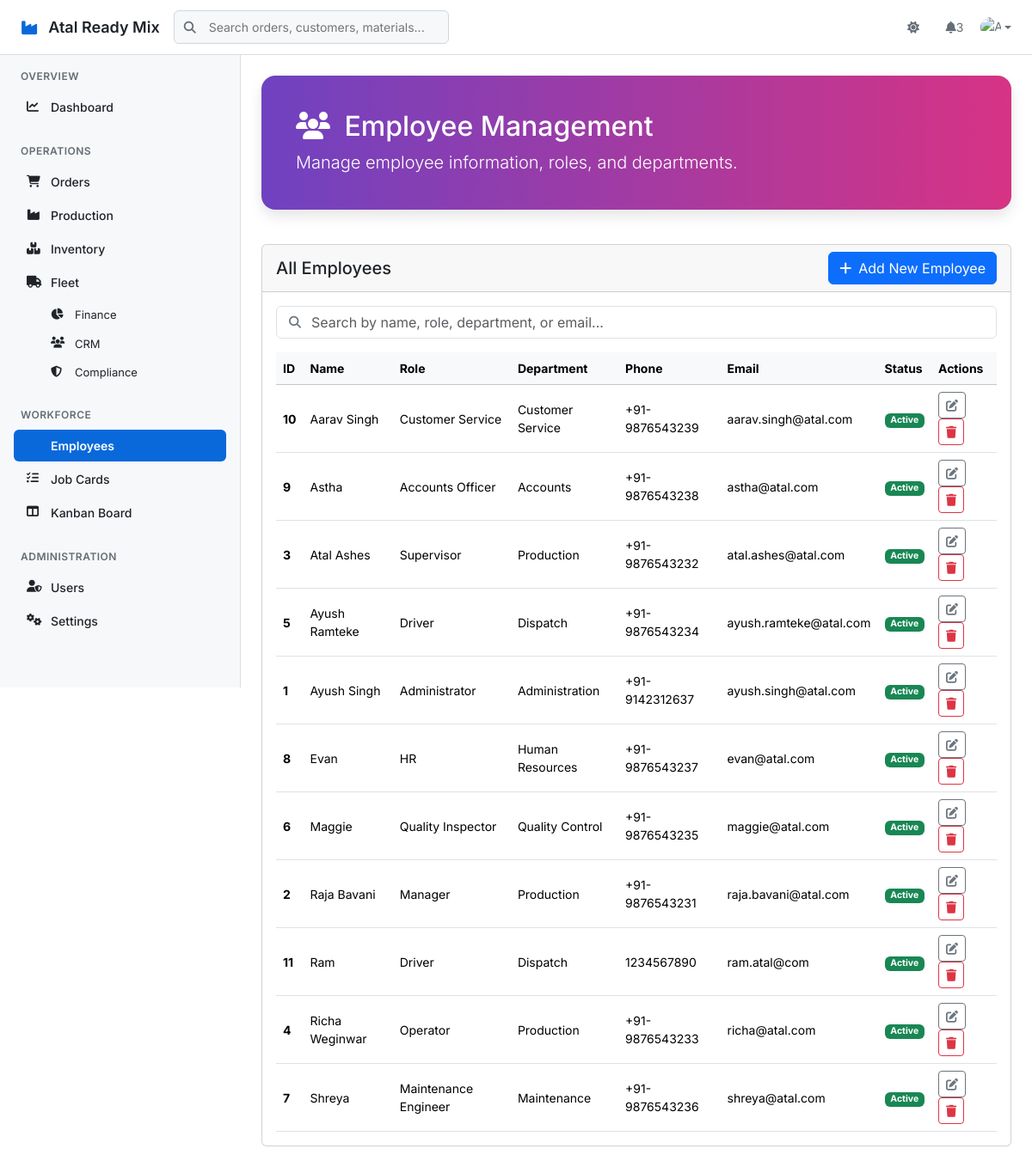
/erp/employees (signed in), run on the app's committed database.
### tables this page shows
CREATE TABLE Employees (
    EmployeeID INTEGER PRIMARY KEY AUTOINCREMENT,
    Name TEXT,
    RoleID INTEGER,
    DepartmentID INTEGER,
    Phone TEXT,
    Email TEXT,
    DateOfJoining DATE,
    Status TEXT,
    FOREIGN KEY (RoleID) REFERENCES Roles(RoleID),
    FOREIGN KEY (DepartmentID) REFERENCES Departments(DepartmentID)
);

CREATE TABLE Roles (
    RoleID INTEGER PRIMARY KEY AUTOINCREMENT,
    RoleName TEXT NOT NULL
);

CREATE TABLE Departments (
    DepartmentID INTEGER PRIMARY KEY AUTOINCREMENT,
    DepartmentName TEXT NOT NULL
);

### app.py (the view, shortened to what this page needs)
@app.route('/erp/employees', methods=['GET', 'POST'])
@login_required
def erp_employees():
    conn = get_db_connection()
    employees = conn.execute('SELECT e.*, r.RoleName, d.DepartmentName FROM Employees e LEFT JOIN Roles r ON e.RoleID = r.RoleID LEFT JOIN Departments d ON e.DepartmentID = d.DepartmentID ORDER BY e.Name').fetchall()
    roles = conn.execute('SELECT * FROM Roles').fetchall()
    departments = conn.execute('SELECT * FROM Departments').fetchall()
    conn.close()
    return render_template('erp/employees.html', employees=employees, roles=roles, departments=departments)

### app.py (called while the page is built)
def get_db_connection():
    conn = sqlite3.connect(DATABASE, timeout=10)
    conn.row_factory = sqlite3.Row
    return conn

def login_required(f):
    @wraps(f)
    def decorated_function(*args, **kwargs):
        if 'user_id' not in session:
            return redirect(url_for('login'))
        return f(*args, **kwargs)
    return decorated_function

### templates/erp/employees.html (shortened to what this page needs)
{% extends "base.html" %}
{% block content %}
<div class="main-header">
    <h2><i class="fas fa-users me-2"></i> Employee Management</h2>
    <p class="lead mb-0">Manage employee information, roles, and departments.</p>
</div>
<div class="row">
    <div class="col-12">
        <div class="card">
            <div class="card-header d-flex justify-content-between align-items-center">
                <h5 class="mb-0">All Employees</h5>
                <button class="btn btn-primary" id="add-employee-btn"><i class="fas fa-plus me-2"></i>Add New Employee</button>
            </div>
            <div class="card-body">
                <div class="mb-3 search-bar">
                    <i class="fas fa-search"></i>
                    <input type="text" id="employeeSearch" class="form-control" placeholder="Search by name, role, department, or email...">
                </div>
                <div class="table-responsive">
                    <table class="table table-hover mb-0">
                        <thead class="table-light">
                            <tr>
                                <th>ID</th>
                                <th>Name</th>
                                <th>Role</th>
                                <th>Department</th>
                                <th>Phone</th>
                                <th>Email</th>
                                <th>Status</th>
                                <th>Actions</th>
                            </tr>
                        </thead>
                        <tbody id="employeesTableBody">
                            {% for employee in employees %}
                            <tr>
                                <td><strong>{{ employee.EmployeeID }}</strong></td>
                                <td>{{ employee.Name }}</td>
                                <td>{{ employee.RoleName or 'N/A' }}</td>
                                <td>{{ employee.DepartmentName or 'N/A' }}</td>
                                <td>{{ employee.Phone }}</td>
                                <td>{{ employee.Email }}</td>
                                <td>
                                    <span class="badge bg-{% if employee.Status == 'Active' %}success{% else %}secondary{% endif %}">
                                        {{ employee.Status }}
                                    </span>
                                </td>
                                <td>
                                    <button class="btn btn-sm btn-outline-secondary edit-btn"
                                            data-id="{{ employee.EmployeeID }}"
                                            data-name="{{ employee.Name }}"
                                            data-role="{{ employee.RoleID }}"
                                            data-department="{{ employee.DepartmentID }}"
                                            data-phone="{{ employee.Phone }}"
                                            data-email="{{ employee.Email }}"
                                            data-status="{{ employee.Status }}">
                                        <i class="fas fa-edit"></i>
                                    </button>
                                    <button class="btn btn-sm btn-outline-danger delete-btn"
                                            data-id="{{ employee.EmployeeID }}"
                                            data-name="{{ employee.Name }}">
                                        <i class="fas fa-trash"></i>
                                    </button>
                                </td>
                            </tr>
                            {% endfor %}
                        </tbody>
                    </table>
                </div>
            </div>
        </div>
    </div>
</div>
{% endblock %}

### templates/base.html (style rules this page uses)
:root { --color-canvas-default: #ffffff; --color-canvas-subtle: #f6f8fa; --color-canvas-inset: #f6f8fa; --color-border-default: #d0d7de; --color-border-muted: #d8dee4; --color-fg-default: #1f2328; --color-fg-muted: #656d76; --color-fg-subtle: #6e7781; --color-accent-fg: #0969da; --color-accent-emphasis: #0969da; --color-success-fg: #1a7f37; --color-danger-fg: #d1242f; --color-warning-fg: #9a6700; --color-neutral-muted: rgba(175,184,193,0.2); --color-primer-shadow-focus: 0 0 0 3px rgba(9,105,218,0.3); --header-height: 64px; --sidebar-width: 280px; }
* { box-sizing: border-box; }
body { font-family: 'Inter', -apple-system, BlinkMacSystemFont, 'Segoe UI', sans-serif; font-size: 14px; line-height: 1.5; color: var(--color-fg-default); background-color: var(--color-canvas-default); margin: 0; overflow-x: hidden; }

### templates/erp/employees.html (style rules this page uses)
.main-header { background: linear-gradient(90deg, #6f42c1 0%, #d63384 100%); color: white; padding: 2.5rem; border-radius: 1rem; margin-bottom: 2.5rem; box-shadow: 0 8px 16px rgba(0, 0, 0, 0.1); }
.table thead th, .table tbody td { vertical-align: middle; }
.search-bar { position: relative; }
.search-bar .fa-search { position: absolute; left: 15px; top: 50%; transform: translateY(-50%); color: #6c757d; }
.search-bar .form-control { padding-left: 2.5rem; }

### data on the page
Employees: EmployeeID "10", Name "Aarav Singh", RoleName "Customer Service", DepartmentName "Customer Service", Phone "+91-9876543239", Email "aarav.singh@atal.com", Status "Active"
Employees: EmployeeID "9", Name "Astha", RoleName "Accounts Officer", DepartmentName "Accounts", Phone "+91-9876543238", Email "astha@atal.com", Status "Active"
Employees: EmployeeID "3", Name "Atal Ashes", RoleName "Supervisor", DepartmentName "Production", Phone "+91-9876543232", Email "atal.ashes@atal.com", Status "Active"
Employees: EmployeeID "5", Name "Ayush Ramteke", RoleName "Driver", DepartmentName "Dispatch", Phone "+91-9876543234", Email "ayush.ramteke@atal.com", Status "Active"
Employees: EmployeeID "1", Name "Ayush Singh", RoleName "Administrator", DepartmentName "Administration", Phone "+91-9142312637", Email "ayush.singh@atal.com", Status "Active"
Employees: EmployeeID "8", Name "Evan", RoleName "HR", DepartmentName "Human Resources", Phone "+91-9876543237", Email "evan@atal.com", Status "Active"
Employees: EmployeeID "6", Name "Maggie", RoleName "Quality Inspector", DepartmentName "Quality Control", Phone "+91-9876543235", Email "maggie@atal.com", Status "Active"
Employees: EmployeeID "2", Name "Raja Bavani", RoleName "Manager", DepartmentName "Production", Phone "+91-9876543231", Email "raja.bavani@atal.com", Status "Active"
Employees: EmployeeID "11", Name "Ram", RoleName "Driver", DepartmentName "Dispatch", Phone "1234567890", Email "ram.atal@com", Status "Active"
Employees: EmployeeID "4", Name "Richa Weginwar", RoleName "Operator", DepartmentName "Production", Phone "+91-9876543233", Email "richa@atal.com", Status "Active"
Employees: EmployeeID "7", Name "Shreya", RoleName "Maintenance Engineer", DepartmentName "Maintenance", Phone "+91-9876543236", Email "shreya@atal.com", Status "Active"
